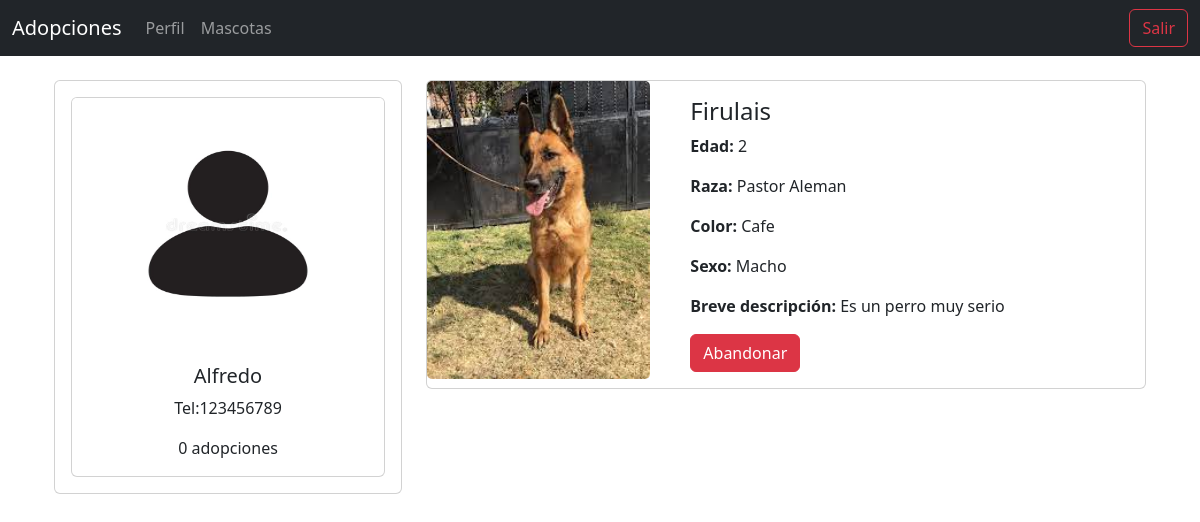
Before: /4Practica/home.php (signed in) with the older database file.
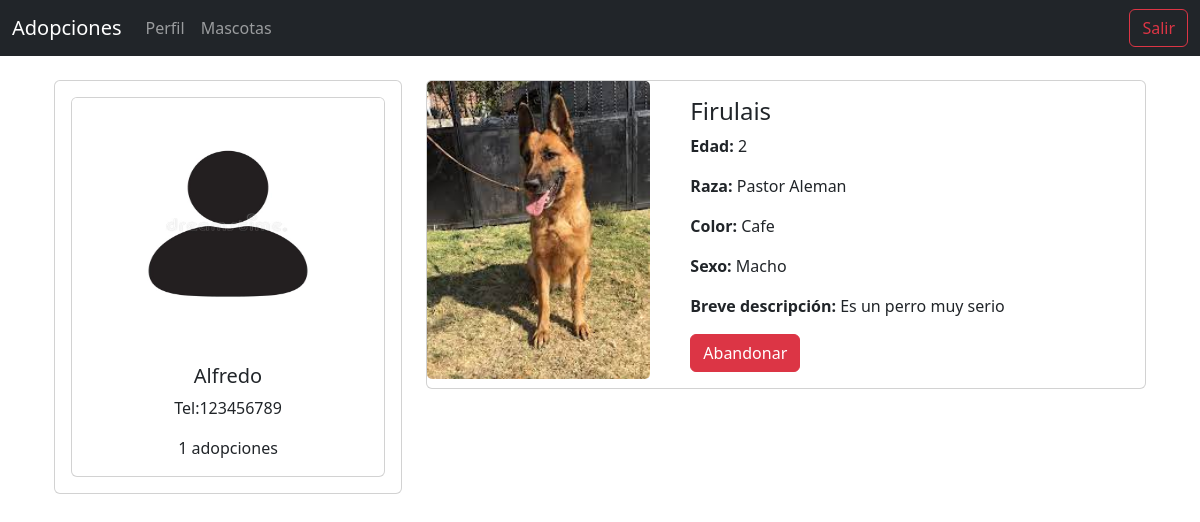
After: the same page with the newer database file.
### tables this page shows
create table usuarios(
		id int not null auto_increment,
		nombre varchar(50) not null,
		telefono varchar(50) not null,
		contrasena varchar(50) not null,
		mascota int not null,
		primary key (id)
	);

### 4Practica/home.php (the view, shortened to what this page needs)
<?php	include ('db.php') ?>
<?php include ('./includes/header.php') ?>
<div class="container p-4">
	<div class="row">
		<div class="col-md-4">
			<div class="card card-body">
<?php
if(isset($_SESSION['name'])){
  $name = $_SESSION['name'];
  $query = "SELECT * FROM usuarios WHERE nombre = '$name'";
  $result = mysqli_query($conn, $query);
  $row = mysqli_fetch_array($result);
  $id = $row['id'];
  $nombre = $row['nombre'];
  $telefono = $row['telefono'];
  $mascotas = $row['mascota'];
?>
<div class="card">
  <img src="./src/usuario.jpg" class="card-img-top" height="250" alt="...">
  <div class="card-body">
  <h5 class="card-title text-center"><?php echo $nombre ?></h5>
    <p class="card-text text-center">Tel:<?php echo $telefono ?></p>
    <p class="card-text text-center"><?php echo $mascotas ?> adopciones</p>
  </div>
</div>
<?php } ?>
			</div>
		</div>
		<div class="col-md-8">
<?php
  $query = "SELECT * FROM adopciones WHERE id_usuario = '$id'";
  $result = mysqli_query($conn, $query);
  while($row = mysqli_fetch_assoc($result)) {
    $id_mascota = $row['id_mascota'];
    $query_mascota = "SELECT * FROM mascotas WHERE id = '$id_mascota'";
	  $result_mascotas = mysqli_query($conn, $query_mascota);
    $row = mysqli_fetch_assoc($result_mascotas);
?>
<div class="card mb-3">
  <div class="row no-gutters">
    <div class="col-md-4">
      <img src="<?php echo $row['foto'] ?>" class="card-img" alt="Foto de la mascota">
    </div>
    <div class="col-md-8">
      <div class="card-body">
        <h4 class="card-title"><?php echo $row['nombre'] ?></h4>
        <p class="card-text"><strong>Edad:</strong> <?php echo $row['edad'] ?></p>
        <p class="card-text"><strong>Raza:</strong> <?php echo $row['raza'] ?></p>
        <p class="card-text"><strong>Color:</strong> <?php echo $row['color'] ?></p>
        <p class="card-text"><strong>Sexo:</strong> <?php echo $row['sexo']; ?></p>
        <p class="card-text"><strong>Breve descripción:</strong> <?php echo $row['descripcion']; ?></p>
        <form method="post" action="abandonar.php">
          <button type="submit" class="btn btn-danger" name="adoptar">Abandonar</button>
        </form>
      </div>
    </div>
  </div>
</div>
	<?php } ?>
		</div>
	</div>
</div>
<?php include ('./includes/footer.php') ?>

Changed rows visible on the page:
changed usuarios "Alfredo": mascota "0" → "1"
